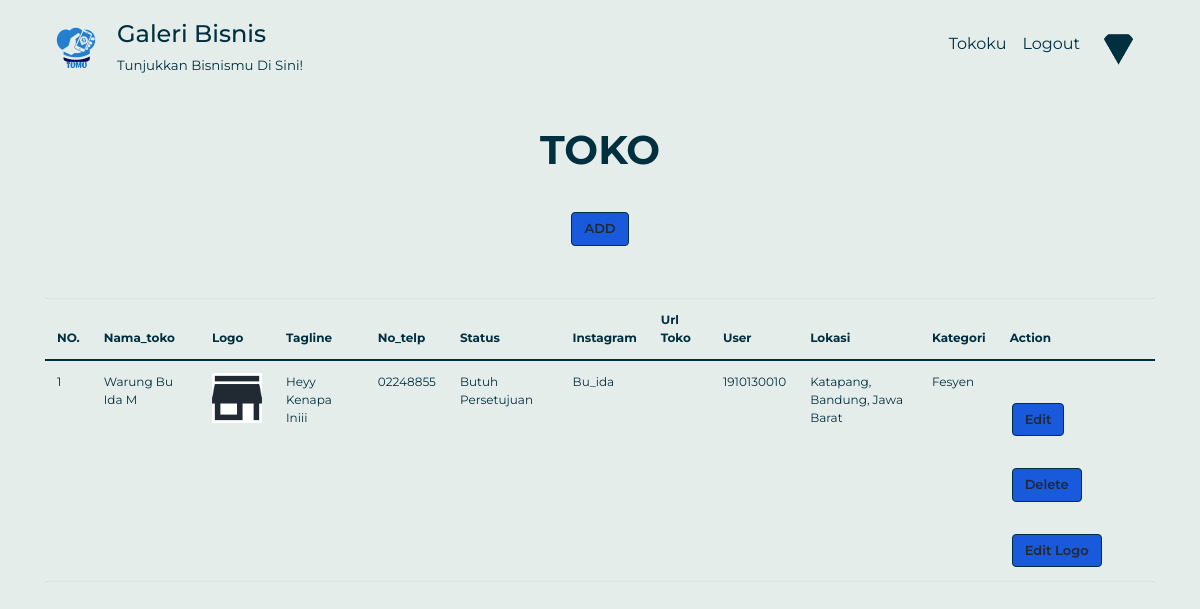
Screenshot of /dashboard.php?p=tokolist (signed in) with the database file from the repository.
### tables this page shows
CREATE TABLE `toko` (
  `id_toko` int(11) NOT NULL,
  `nama_toko` varchar(15) NOT NULL,
  `logo` varchar(256) DEFAULT NULL,
  `id_lokasi` int(11) DEFAULT NULL,
  `tagline` varchar(100) DEFAULT NULL,
  `no_telp` varchar(13) NOT NULL,
  `instagram` varchar(256) NOT NULL,
  `id_kategori` int(11) NOT NULL,
  `id_user` int(11) NOT NULL,
  `url_toko` varchar(256) DEFAULT NULL,
  `status` int(1) NOT NULL DEFAULT 0
);

CREATE TABLE `lokasi` (
  `id_lokasi` int(11) NOT NULL,
  `kecamatan` varchar(30) NOT NULL,
  `kota` varchar(30) NOT NULL,
  `provinsi` varchar(30) NOT NULL
);

### connection.php (called while the page is built, shortened)
<?php
class Connection{
   private $host = "localhost";
   private $struser = "root";
   private $strpassword = "";
   private $dbname = "galeribisnis2";
	function connect(){
	    $conn = mysqli_connect($this->host,$this->struser, $this->strpassword);
	 	mysqli_select_db($conn, $this->dbname);
		$this->connection = $conn;
	}
}
?>

### class/class.Toko.php (called while the page is built, shortened)
<?php
require_once("class.User.php");
require_once("class.kategori.php");
require_once("class.Lokasi.php");
class Toko extends Connection{
    public function __get($atribute)
    {
        if (property_exists($this, $atribute)) {
            return $this->$atribute;
        }
    }
    function __construct() {
        $this->lokasi = new Lokasi();
        $this->user = new User();
        $this->kategori = new Kategori();
    }
    public function SelectAllToko(){
        $sql="SELECT t.id_toko, t.nama_toko, t.logo, t.tagline, t.no_telp, t.instagram, t.url_toko,
                u.username , k.nama_kategori, l.kecamatan, l.kota, l.provinsi, t.status
                FROM toko t JOIN user u ON u.id_user=t.id_user
                    JOIN kategori k ON k.id_kategori=t.id_kategori
                    JOIN lokasi l ON l.id_lokasi=t.id_lokasi";
        $this->hasil=mysqli_query($this->connection, $sql);
        $result = mysqli_query($this->connection, $sql);
        $arrResult= Array();
        $cnt=0;
        if(mysqli_num_rows($result)>0){
            while ($data=mysqli_fetch_Array($result)){
                $objToko = new Toko();
                $objToko->id_toko = $data['id_toko'];
                $objToko->nama_toko = $data['nama_toko'];
                $objToko->logo = $data['logo'];
                $objToko->tagline = $data['tagline'];
                $objToko->no_telp = $data['no_telp'];
                $objToko->status = $data['status'];
                $objToko->instagram = $data['instagram'];
                $objToko->url_toko = $data['url_toko'];
                $objToko->user->username = $data['username'];
                $objToko->lokasi->kecamatan = $data['kecamatan'];
                $objToko->lokasi->kota = $data['kota'];
                $objToko->lokasi->provinsi = $data['provinsi'];
                $objToko->kategori->nama_kategori = $data['nama_kategori'];
                $arrResult[$cnt]=$objToko;
                $cnt++;
            }
        }
        return $arrResult;
    }
}
?>

### class/class.User.php (called while the page is built, shortened)
<?php
require_once("class.Toko.php");
class User extends Connection{
    public function __get($atribute)
    {
        if (property_exists($this, $atribute)) {
            return $this->$atribute;
        }
    }
    public function __set($atribute, $value)
    {
        if (property_exists($this, $atribute)) {
            return $this->$atribute = $value;
        }
    }
}

### class/class.Lokasi.php (called while the page is built, shortened)
<?php
class Lokasi extends Connection{
    public function __get($atribute)
    {
        if (property_exists($this, $atribute)) {
            return $this->$atribute;
        }
    }
    public function __set($atribute, $value)
    {
        if (property_exists($this, $atribute)) {
            return $this->$atribute = $value;
        }
    }
}
?>

### class/class.kategori.php (called while the page is built, shortened)
<?php
class Kategori extends Connection{
    public function __get($atribute)
    {
        if (property_exists($this, $atribute)) {
            return $this->$atribute;
        }
    }
    public function __set($atribute, $value)
    {
        if (property_exists($this, $atribute)) {
            return $this->$atribute = $value;
        }
    }
}
?>

### pages/tokolist.php (the view, shortened to what this page needs)
<div class="container tokolist">
    <div class="text-center">
        <h1 class="judul"><strong>TOKO</strong></h1>
        <a class="btn add" #id="addButton" href="?p=toko">ADD</a>
    </div>
    <table class="table table-responsive" id="tabeltoko">
        <thead>
            <tr>
                <th scope="col">NO.</th>
                <th scope="col">nama_toko</th>
                <th scope="col">logo</th>
                <th scope="col">tagline</th>
                <th scope="col">no_telp</th>
                <th scope="col">status</th>
                <th scope="col">instagram</th>
                <th scope="col">url toko</th>
                <th scope="col">user</th>
                <th scope="col">lokasi</th>
                <th scope="col">kategori</th>
                <th scope="col">action</th>
            </tr>
        </thead>
        <?php
            require_once('./class/class.Toko.php');
            $objToko = new Toko();
            $arrayResult = $objToko->SelectAllToko();
            if(count($arrayResult)==0){
                echo '<tr><td colspan="9">TIDAK ADA DATA!</td></tr>';
            }
            else{
                $no=1;
                foreach ($arrayResult as $dataToko){
                    echo '<tr>';
                    echo '<td>'.$no.'</td>';
                    echo '<td>'.$dataToko->nama_toko.'</td>';
                    echo "<td ><img src='./upload/toko/".$dataToko->logo."' width='50px'/></td>";
                    echo '<td>'.$dataToko->tagline.'</td>';
                    echo '<td>'.$dataToko->no_telp.'</td>';
                    if($dataToko->status==0){
                        echo '<td>butuh persetujuan</td>';
                    }
                    echo '<td>'.$dataToko->instagram.'</td>';
                    echo '<td>'.$dataToko->url_toko.'</td>';
                    echo '<td>'.$dataToko->user->username.'</td>';
                    echo '<td class="text-break">'.$dataToko->lokasi->kecamatan.', '.$dataToko->lokasi->kota.', '.$dataToko->lokasi->provinsi.'</td>';
                    echo '<td>'.$dataToko->kategori->nama_kategori.'</td>';
                    echo '<td>
                    <a class="btn"href="?p=toko&id_toko='.$dataToko->id_toko.'"> Edit </a>
                    <a class="btn"href="?p=delete-toko&id_toko='.$dataToko->id_toko.'"
                    onclick="return confirm(\'Apakah anda yakin ingin menghapus?\')"> Delete </a>
                    <a class="btn"href="?p=toko-logo&id_toko='.$dataToko->id_toko.'"> edit logo</a> </td>';
                    echo '</tr>';
                }
            }
        ?>
    </table>
</div>
</div>

### StyleIndex.css (style rules this page uses)
.all { background-color: #e4edea; font-family: montserrat, sans-serif; text-transform: capitalize; color: #002f3f; }
.all table { font-size: 12px; }
.table td { color:#002f3f; }
.table tr { color:#002f3f; }
.tokolist .judul { color: #002f3f; margin-top: 40px; }
.tokolist .add { margin-top: 10px; }
.tokolist .table { margin-top: 50px; }
.tokolist .table th { color:#002f3f; }
.tokolist td { color:#002f3f; }
.tokolist tr { color:#002f3f; }
.tokolist .btn { background-color: #e4edea; color:#002f3f; font-weight: 400; font-size: 13px; border-color: #002f3f; margin: 2px; }
.tokolist .btn { background-color: #185adb; font-weight: 600; color: #212932; margin-top: 30px; align-items: center; }
.tokolist { margin-top: 50px; }

### rows the page displays
toko: nama_toko "Warung Bu Ida M", logo (picture), tagline "Heyy Kenapa Iniii", no_telp "02248855", status "Butuh Persetujuan", instagram "Bu_ida", username "1910130010", id_lokasi.kecamatan "Katapang", id_lokasi.kota "Bandung", id_lokasi.provinsi "Jawa Barat", nama_kategori "Fesyen"
